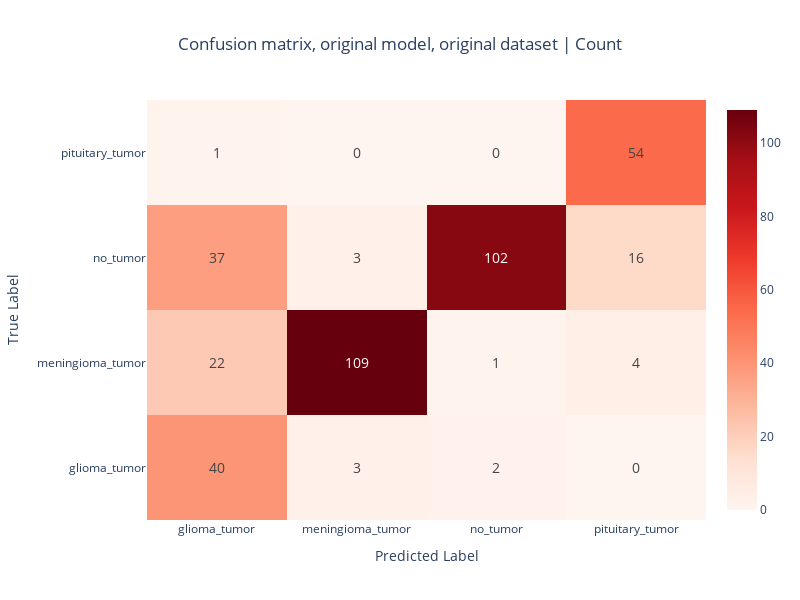

Notebook source saved alongside this figure:
### Code cell
confusion_matrix_count_plot(
    df=df_confusion_matrix_archive, dataset_name="original dataset", color="Reds"
)

### Figure 1 — Plotly figure (JSON) as saved in the notebook; plotly's stock layout.template omitted (floating-point values rounded to 4 significant figures)
{"data": [{"colorscale": [[0, "rgb(255,245,240)"], [0.125, "rgb(254,224,210)"], [0.25, "rgb(252,187,161)"], [0.375, "rgb(252,146,114)"], [0.5, "rgb(251,106,74)"], [0.625, "rgb(239,59,44)"], [0.75, "rgb(203,24,29)"], [0.875, "rgb(165,15,21)"], [1, "rgb(103,0,13)"]], "textfont": {"size": 14}, "texttemplate": "%{z}", "type": "heatmap", "x": ["glioma_tumor", "meningioma_tumor", "no_tumor", "pituitary_tumor"], "y": ["glioma_tumor", "meningioma_tumor", "no_tumor", "pituitary_tumor"], "z": [[40, 3, 2, 0], [22, 109, 1, 4], [37, 3, 102, 16], [1, 0, 0, 54]]}], "layout": {"height": 600, "title": {"text": "Confusion matrix, original model, original dataset | Count", "x": 0.5, "xanchor": "center"}, "width": 800, "xaxis": {"title": {"text": "Predicted Label"}}, "yaxis": {"title": {"text": "True Label"}}}}
